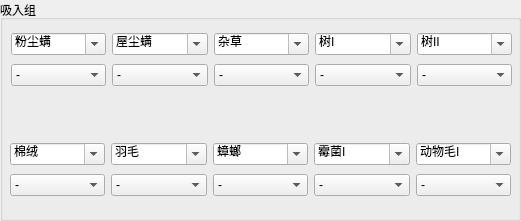
  <widget class="QGroupBox" name="groupBox_4">
   <property name="geometry">
    <rect>
     <x>730</x>
     <y>30</y>
     <width>521</width>
     <height>221</height>
    </rect>
   </property>
   <property name="title">
    <string>吸入组</string>
   </property>
   <widget class="QWidget" name="layoutWidget_12">
    <property name="geometry">
     <rect>
      <x>10</x>
      <y>140</y>
      <width>501</width>
      <height>60</height>
     </rect>
    </property>
    <layout class="QHBoxLayout" name="horizontalLayout_11">
     <item>
      <layout class="QVBoxLayout" name="verticalLayout_16">
       <item>
        <widget class="QComboBox" name="exp_15">
         <property name="editable">
          <bool>true</bool>
         </property>
         <item>
          <property name="text">
           <string>棉绒</string>
          </property>
         </item>
         <item>
          <property name="text">
           <string>粉尘螨</string>
          </property>
         </item>
         <item>
          <property name="text">
           <string>屋尘螨</string>
          </property>
         </item>
         <item>
          <property name="text">
           <string>杂草</string>
          </property>
         </item>
         <item>
          <property name="text">
           <string>树I</string>
          </property>
         </item>
         <item>
          <property name="text">
           <string>树II</string>
          </property>
         </item>
         <item>
          <property name="text">
           <string>羽毛</string>
          </property>
         </item>
         <item>
          <property name="text">
           <string>蟑螂</string>
          </property>
         </item>
         <item>
          <property name="text">
           <string>霉菌I</string>
          </property>
         </item>
         <item>
          <property name="text">
           <string>动物毛I</string>
          </property>
         </item>
        </widget>
       </item>
       <item>
        <widget class="QComboBox" name="res_15">
         <item>
          <property name="text">
           <string>-</string>
          </property>
         </item>
         <item>
          <property name="text">
           <string>+</string>
          </property>
         </item>
         <item>
          <property name="text">
           <string>++</string>
          </property>
         </item>
         <item>
          <property name="text">
           <string>+++</string>
          </property>
         </item>
         <item>
          <property name="text">
           <string>++++</string>
          </property>
         </item>
        </widget>
       </item>
      </layout>
     </item>
     <item>
      <layout class="QVBoxLayout" name="verticalLayout_17">
       <item>
        <widget class="QComboBox" name="exp_16">
         <property name="editable">
          <bool>true</bool>
         </property>
         <item>
          <property name="text">
           <string>羽毛</string>
          </property>
         </item>
         <item>
          <property name="text">
           <string>粉尘螨</string>
          </property>
         </item>
         <item>
          <property name="text">
           <string>屋尘螨</string>
          </property>
         </item>
         <item>
          <property name="text">
           <string>杂草</string>
          </property>
         </item>
         <item>
          <property name="text">
           <string>树I</string>
          </property>
         </item>
         <item>
          <property name="text">
           <string>树II</string>
          </property>
         </item>
         <item>
          <property name="text">
           <string>棉绒</string>
          </property>
         </item>
         <item>
          <property name="text">
           <string>蟑螂</string>
          </property>
         </item>
         <item>
          <property name="text">
           <string>霉菌I</string>
          </property>
         </item>
         <item>
          <property name="text">
           <string>动物毛I</string>
          </property>
         </item>
        </widget>
       </item>
       <item>
        <widget class="QComboBox" name="res_16">
         <item>
          <property name="text">
           <string>-</string>
          </property>
         </item>
         <item>
          <property name="text">
           <string>+</string>
          </property>
         </item>
         <item>
          <property name="text">
           <string>++</string>
          </property>
         </item>
         <item>
          <property name="text">
           <string>+++</string>
          </property>
         </item>
         <item>
          <property name="text">
           <string>++++</string>
          </property>
         </item>
        </widget>
       </item>
      </layout>
     </item>
     <item>
      <layout class="QVBoxLayout" name="verticalLayout_18">
       <item>
        <widget class="QComboBox" name="exp_17">
         <property name="editable">
          <bool>true</bool>
         </property>
         <item>
          <property name="text">
           <string>蟑螂</string>
          </property>
         </item>
         <item>
          <property name="text">
           <string>粉尘螨</string>
          </property>
         </item>
         <item>
          <property name="text">
           <string>屋尘螨</string>
          </property>
         </item>
         <item>
          <property name="text">
           <string>杂草</string>
          </property>
         </item>
         <item>
          <property name="text">
           <string>树I</string>
          </property>
         </item>
         <item>
          <property name="text">
           <string>树II</string>
          </property>
         </item>
         <item>
          <property name="text">
           <string>棉绒</string>
          </property>
         </item>
         <item>
          <property name="text">
           <string>羽毛</string>
          </property>
         </item>
         <item>
          <property name="text">
           <string>霉菌I</string>
          </property>
         </item>
         <item>
          <property name="text">
           <string>动物毛I</string>
          </property>
         </item>
        </widget>
       </item>
       <item>
        <widget class="QComboBox" name="res_17">
         <item>
          <property name="text">
           <string>-</string>
          </property>
         </item>
         <item>
          <property name="text">
           <string>+</string>
          </property>
         </item>
         <item>
          <property name="text">
           <string>++</string>
          </property>
         </item>
         <item>
          <property name="text">
           <string>+++</string>
          </property>
         </item>
         <item>
          <property name="text">
           <string>++++</string>
          </property>
         </item>
        </widget>
       </item>
      </layout>
     </item>
     <item>
      <layout class="QVBoxLayout" name="verticalLayout_19">
       <item>
        <widget class="QComboBox" name="exp_18">
         <property name="editable">
          <bool>true</bool>
         </property>
         <item>
          <property name="text">
           <string>霉菌I</string>
          </property>
         </item>
         <item>
          <property name="text">
           <string>粉尘螨</string>
          </property>
         </item>
         <item>
          <property name="text">
           <string>屋尘螨</string>
          </property>
         </item>
         <item>
          <property name="text">
           <string>杂草</string>
          </property>
         </item>
         <item>
          <property name="text">
           <string>树I</string>
          </property>
         </item>
         <item>
          <property name="text">
           <string>树II</string>
          </property>
         </item>
         <item>
          <property name="text">
           <string>棉绒</string>
          </property>
         </item>
         <item>
          <property name="text">
           <string>羽毛</string>
          </property>
         </item>
         <item>
          <property name="text">
           <string>蟑螂</string>
          </property>
         </item>
         <item>
          <property name="text">
           <string>动物毛I</string>
          </property>
         </item>
        </widget>
       </item>
       <item>
        <widget class="QComboBox" name="res_18">
         <item>
          <property name="text">
           <string>-</string>
          </property>
         </item>
         <item>
          <property name="text">
           <string>+</string>
          </property>
         </item>
         <item>
          <property name="text">
           <string>++</string>
          </property>
         </item>
         <item>
          <property name="text">
           <string>+++</string>
          </property>
         </item>
         <item>
          <property name="text">
           <string>++++</string>
          </property>
         </item>
        </widget>
       </item>
      </layout>
     </item>
     <item>
      <layout class="QVBoxLayout" name="verticalLayout_20">
       <item>
        <widget class="QComboBox" name="exp_19">
         <property name="editable">
          <bool>true</bool>
         </property>
         <item>
          <property name="text">
           <string>动物毛I</string>
          </property>
         </item>
         <item>
          <property name="text">
           <string>粉尘螨</string>
          </property>
         </item>
         <item>
          <property name="text">
           <string>屋尘螨</string>
          </property>
         </item>
         <item>
          <property name="text">
           <string>杂草</string>
          </property>
         </item>
         <item>
          <property name="text">
           <string>树I</string>
          </property>
         </item>
         <item>
          <property name="text">
           <string>树II</string>
          </property>
         </item>
         <item>
          <property name="text">
           <string>棉绒</string>
          </property>
         </item>
         <item>
          <property name="text">
           <string>羽毛</string>
          </property>
         </item>
         <item>
          <property name="text">
           <string>蟑螂</string>
          </property>
         </item>
         <item>
          <property name="text">
           <string>霉菌I</string>
          </property>
         </item>
        </widget>
       </item>
       <item>
        <widget class="QComboBox" name="res_19">
         <item>
          <property name="text">
           <string>-</string>
          </property>
         </item>
         <item>
          <property name="text">
           <string>+</string>
          </property>
         </item>
         <item>
          <property name="text">
           <string>++</string>
          </property>
         </item>
         <item>
          <property name="text">
           <string>+++</string>
          </property>
         </item>
         <item>
          <property name="text">
           <string>++++</string>
          </property>
         </item>
        </widget>
       </item>
      </layout>
     </item>
    </layout>
   </widget>
   <widget class="QWidget" name="layoutWidget">
    <property name="geometry">
     <rect>
      <x>11</x>
      <y>30</y>
      <width>501</width>
      <height>60</height>
     </rect>
    </property>
    <layout class="QHBoxLayout" name="horizontalLayout_10">
     <item>
      <layout class="QVBoxLayout" name="verticalLayout_11">
       <item>
        <widget class="QComboBox" name="exp_10">
         <property name="editable">
          <bool>true</bool>
         </property>
         <item>
          <property name="text">
           <string>粉尘螨</string>
          </property>
         </item>
         <item>
          <property name="text">
           <string>屋尘螨</string>
          </property>
         </item>
         <item>
          <property name="text">
           <string>杂草</string>
          </property>
         </item>
         <item>
          <property name="text">
           <string>树I</string>
          </property>
         </item>
         <item>
          <property name="text">
           <string>树II</string>
          </property>
         </item>
         <item>
          <property name="text">
           <string>棉绒</string>
          </property>
         </item>
         <item>
          <property name="text">
           <string>羽毛</string>
          </property>
         </item>
         <item>
          <property name="text">
           <string>蟑螂</string>
          </property>
         </item>
         <item>
          <property name="text">
           <string>霉菌I</string>
          </property>
         </item>
         <item>
          <property name="text">
           <string>动物毛I</string>
          </property>
         </item>
        </widget>
       </item>
       <item>
        <widget class="QComboBox" name="res_10">
         <item>
          <property name="text">
           <string>-</string>
          </property>
         </item>
         <item>
          <property name="text">
           <string>+</string>
          </property>
         </item>
         <item>
          <property name="text">
           <string>++</string>
          </property>
         </item>
         <item>
          <property name="text">
           <string>+++</string>
          </property>
         </item>
         <item>
          <property name="text">
           <string>++++</string>
          </property>
         </item>
        </widget>
       </item>
      </layout>
     </item>
     <item>
      <layout class="QVBoxLayout" name="verticalLayout_12">
       <item>
        <widget class="QComboBox" name="exp_11">
         <property name="editable">
          <bool>true</bool>
         </property>
         <item>
          <property name="text">
           <string>屋尘螨</string>
          </property>
         </item>
         <item>
          <property name="text">
           <string>粉尘螨</string>
          </property>
         </item>
         <item>
          <property name="text">
           <string>杂草</string>
          </property>
         </item>
         <item>
          <property name="text">
           <string>树I</string>
          </property>
         </item>
         <item>
          <property name="text">
           <string>树II</string>
          </property>
         </item>
         <item>
          <property name="text">
           <string>棉绒</string>
          </property>
         </item>
         <item>
          <property name="text">
           <string>羽毛</string>
          </property>
         </item>
         <item>
          <property name="text">
           <string>蟑螂</string>
          </property>
         </item>
         <item>
          <property name="text">
           <string>霉菌I</string>
          </property>
         </item>
         <item>
          <property name="text">
           <string>动物毛I</string>
          </property>
         </item>
        </widget>
       </item>
       <item>
        <widget class="QComboBox" name="res_11">
         <item>
          <property name="text">
           <string>-</string>
          </property>
         </item>
         <item>
          <property name="text">
           <string>+</string>
          </property>
         </item>
         <item>
          <property name="text">
           <string>++</string>
          </property>
         </item>
         <item>
          <property name="text">
           <string>+++</string>
          </property>
         </item>
         <item>
          <property name="text">
           <string>++++</string>
          </property>
         </item>
        </widget>
       </item>
      </layout>
     </item>
     <item>
      <layout class="QVBoxLayout" name="verticalLayout_13">
       <item>
        <widget class="QComboBox" name="exp_12">
         <property name="editable">
          <bool>true</bool>
         </property>
         <item>
          <property name="text">
           <string>杂草</string>
          </property>
         </item>
         <item>
          <property name="text">
           <string>粉尘螨</string>
          </property>
         </item>
         <item>
          <property name="text">
           <string>屋尘螨</string>
          </property>
         </item>
         <item>
          <property name="text">
           <string>树I</string>
          </property>
         </item>
         <item>
          <property name="text">
           <string>树II</string>
          </property>
         </item>
         <item>
          <property name="text">
           <string>棉绒</string>
          </property>
         </item>
         <item>
          <property name="text">
           <string>羽毛</string>
          </property>
         </item>
         <item>
          <property name="text">
           <string>蟑螂</string>
          </property>
         </item>
         <item>
          <property name="text">
           <string>霉菌I</string>
          </property>
         </item>
         <item>
          <property name="text">
           <string>动物毛I</string>
          </property>
         </item>
        </widget>
       </item>
       <item>
        <widget class="QComboBox" name="res_12">
         <item>
          <property name="text">
           <string>-</string>
          </property>
         </item>
         <item>
          <property name="text">
           <string>+</string>
          </property>
         </item>
         <item>
          <property name="text">
           <string>++</string>
          </property>
         </item>
         <item>
          <property name="text">
           <string>+++</string>
          </property>
         </item>
         <item>
          <property name="text">
           <string>++++</string>
          </property>
         </item>
        </widget>
       </item>
      </layout>
     </item>
     <item>
      <layout class="QVBoxLayout" name="verticalLayout_14">
       <item>
        <widget class="QComboBox" name="exp_13">
         <property name="editable">
          <bool>true</bool>
         </property>
         <item>
          <property name="text">
           <string>树I</string>
          </property>
         </item>
         <item>
          <property name="text">
           <string>粉尘螨</string>
          </property>
         </item>
         <item>
          <property name="text">
           <string>屋尘螨</string>
          </property>
         </item>
         <item>
          <property name="text">
           <string>杂草</string>
          </property>
         </item>
         <item>
          <property name="text">
           <string>树II</string>
          </property>
         </item>
         <item>
          <property name="text">
           <string>棉绒</string>
          </property>
         </item>
         <item>
          <property name="text">
           <string>羽毛</string>
          </property>
         </item>
         <item>
          <property name="text">
           <string>蟑螂</string>
          </property>
         </item>
         <item>
          <property name="text">
           <string>霉菌I</string>
          </property>
         </item>
         <item>
          <property name="text">
           <string>动物毛I</string>
          </property>
         </item>
        </widget>
       </item>
       <item>
        <widget class="QComboBox" name="res_13">
         <item>
          <property name="text">
           <string>-</string>
          </property>
         </item>
         <item>
          <property name="text">
           <string>+</string>
          </property>
         </item>
         <item>
          <property name="text">
           <string>++</string>
          </property>
         </item>
         <item>
          <property name="text">
           <string>+++</string>
          </property>
         </item>
         <item>
          <property name="text">
           <string>++++</string>
          </property>
         </item>
        </widget>
       </item>
      </layout>
     </item>
     <item>
      <layout class="QVBoxLayout" name="verticalLayout_15">
       <item>
        <widget class="QComboBox" name="exp_14">
         <property name="editable">
          <bool>true</bool>
         </property>
         <item>
          <property name="text">
           <string>树II</string>
          </property>
         </item>
         <item>
          <property name="text">
           <string>粉尘螨</string>
          </property>
         </item>
         <item>
          <property name="text">
           <string>屋尘螨</string>
          </property>
         </item>
         <item>
          <property name="text">
           <string>杂草</string>
          </property>
         </item>
         <item>
          <property name="text">
           <string>树I</string>
          </property>
         </item>
         <item>
          <property name="text">
           <string>棉绒</string>
          </property>
         </item>
         <item>
          <property name="text">
           <string>羽毛</string>
          </property>
         </item>
         <item>
          <property name="text">
           <string>蟑螂</string>
          </property>
         </item>
         <item>
          <property name="text">
           <string>霉菌I</string>
          </property>
         </item>
         <item>
          <property name="text">
           <string>动物毛I</string>
          </property>
         </item>
        </widget>
       </item>
       <item>
        <widget class="QComboBox" name="res_14">
         <item>
          <property name="text">
           <string>-</string>
          </property>
         </item>
         <item>
          <property name="text">
           <string>+</string>
          </property>
         </item>
         <item>
          <property name="text">
           <string>++</string>
          </property>
         </item>
         <item>
          <property name="text">
           <string>+++</string>
          </property>
         </item>
         <item>
          <property name="text">
           <string>++++</string>
          </property>
         </item>
        </widget>
       </item>
      </layout>
     </item>
    </layout>
   </widget>
   <zorder>layoutWidget</zorder>
   <zorder>layoutWidget_12</zorder>
  </widget>
